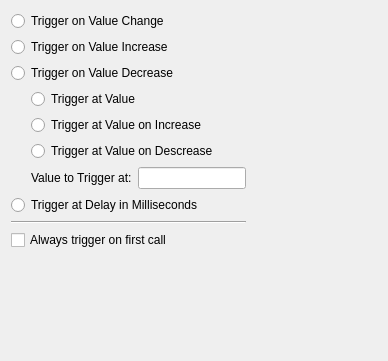
<?xml version="1.0" encoding="UTF-8"?>
<ui version="4.0">
 <class>Trigger_Dlg</class>
 <widget class="QWidget" name="Trigger_Dlg">
  <property name="geometry">
   <rect>
    <x>0</x>
    <y>0</y>
    <width>388</width>
    <height>361</height>
   </rect>
  </property>
  <property name="windowTitle">
   <string>Form</string>
  </property>
  <layout class="QGridLayout" name="gridLayout">
   <item row="0" column="0">
    <layout class="QVBoxLayout" name="verticalLayout_2">
     <item>
      <widget class="QRadioButton" name="radioButton">
       <property name="text">
        <string>Trigger on Value Change</string>
       </property>
       <attribute name="buttonGroup">
        <string notr="true">buttonGroup</string>
       </attribute>
      </widget>
     </item>
     <item>
      <widget class="QRadioButton" name="radioButton_2">
       <property name="text">
        <string>Trigger on Value Increase</string>
       </property>
       <attribute name="buttonGroup">
        <string notr="true">buttonGroup</string>
       </attribute>
      </widget>
     </item>
     <item>
      <widget class="QRadioButton" name="radioButton_3">
       <property name="text">
        <string>Trigger on Value Decrease</string>
       </property>
       <attribute name="buttonGroup">
        <string notr="true">buttonGroup</string>
       </attribute>
      </widget>
     </item>
     <item>
      <layout class="QHBoxLayout" name="horizontalLayout_2">
       <item>
        <spacer name="horizontalSpacer">
         <property name="orientation">
          <enum>Qt::Horizontal</enum>
         </property>
         <property name="sizeType">
          <enum>QSizePolicy::Fixed</enum>
         </property>
         <property name="sizeHint" stdset="0">
          <size>
           <width>20</width>
           <height>20</height>
          </size>
         </property>
        </spacer>
       </item>
       <item>
        <layout class="QVBoxLayout" name="verticalLayout">
         <item>
          <widget class="QRadioButton" name="radioButton_4">
           <property name="text">
            <string>Trigger at Value</string>
           </property>
           <attribute name="buttonGroup">
            <string notr="true">buttonGroup</string>
           </attribute>
          </widget>
         </item>
         <item>
          <widget class="QRadioButton" name="radioButton_5">
           <property name="text">
            <string>Trigger at Value on Increase</string>
           </property>
           <attribute name="buttonGroup">
            <string notr="true">buttonGroup</string>
           </attribute>
          </widget>
         </item>
         <item>
          <widget class="QRadioButton" name="radioButton_6">
           <property name="text">
            <string>Trigger at Value on Descrease</string>
           </property>
           <attribute name="buttonGroup">
            <string notr="true">buttonGroup</string>
           </attribute>
          </widget>
         </item>
         <item>
          <layout class="QHBoxLayout" name="horizontalLayout">
           <item>
            <widget class="QLabel" name="label">
             <property name="text">
              <string>Value to Trigger at:</string>
             </property>
            </widget>
           </item>
           <item>
            <widget class="QLineEdit" name="lineEdit">
             <property name="sizePolicy">
              <sizepolicy hsizetype="Preferred" vsizetype="Fixed">
               <horstretch>0</horstretch>
               <verstretch>0</verstretch>
              </sizepolicy>
             </property>
            </widget>
           </item>
          </layout>
         </item>
        </layout>
       </item>
      </layout>
     </item>
     <item>
      <widget class="QRadioButton" name="radioButton_7">
       <property name="text">
        <string>Trigger at Delay in Milliseconds</string>
       </property>
       <attribute name="buttonGroup">
        <string notr="true">buttonGroup</string>
       </attribute>
      </widget>
     </item>
     <item>
      <widget class="Line" name="line">
       <property name="orientation">
        <enum>Qt::Horizontal</enum>
       </property>
      </widget>
     </item>
     <item>
      <widget class="QCheckBox" name="checkBox">
       <property name="text">
        <string>Always trigger on first call</string>
       </property>
      </widget>
     </item>
    </layout>
   </item>
   <item row="0" column="1">
    <spacer name="horizontalSpacer_2">
     <property name="orientation">
      <enum>Qt::Horizontal</enum>
     </property>
     <property name="sizeHint" stdset="0">
      <size>
       <width>107</width>
       <height>20</height>
      </size>
     </property>
    </spacer>
   </item>
   <item row="1" column="0">
    <spacer name="verticalSpacer">
     <property name="orientation">
      <enum>Qt::Vertical</enum>
     </property>
     <property name="sizeHint" stdset="0">
      <size>
       <width>20</width>
       <height>145</height>
      </size>
     </property>
    </spacer>
   </item>
  </layout>
 </widget>
 <resources/>
 <connections>
  <connection>
   <sender>buttonGroup</sender>
   <signal>buttonClicked(int)</signal>
   <receiver>Trigger_Dlg</receiver>
   <slot>inputChanged()</slot>
   <hints>
    <hint type="sourcelabel">
     <x>-1</x>
     <y>-1</y>
    </hint>
    <hint type="destinationlabel">
     <x>193</x>
     <y>180</y>
    </hint>
   </hints>
  </connection>
  <connection>
   <sender>lineEdit</sender>
   <signal>textEdited(QString)</signal>
   <receiver>Trigger_Dlg</receiver>
   <slot>inputChanged()</slot>
   <hints>
    <hint type="sourcelabel">
     <x>192</x>
     <y>160</y>
    </hint>
    <hint type="destinationlabel">
     <x>193</x>
     <y>180</y>
    </hint>
   </hints>
  </connection>
  <connection>
   <sender>checkBox</sender>
   <signal>stateChanged(int)</signal>
   <receiver>Trigger_Dlg</receiver>
   <slot>inputChanged()</slot>
   <hints>
    <hint type="sourcelabel">
     <x>139</x>
     <y>220</y>
    </hint>
    <hint type="destinationlabel">
     <x>193</x>
     <y>180</y>
    </hint>
   </hints>
  </connection>
 </connections>
 <slots>
  <slot>inputChanged()</slot>
 </slots>
 <buttongroups>
  <buttongroup name="buttonGroup"/>
 </buttongroups>
</ui>
